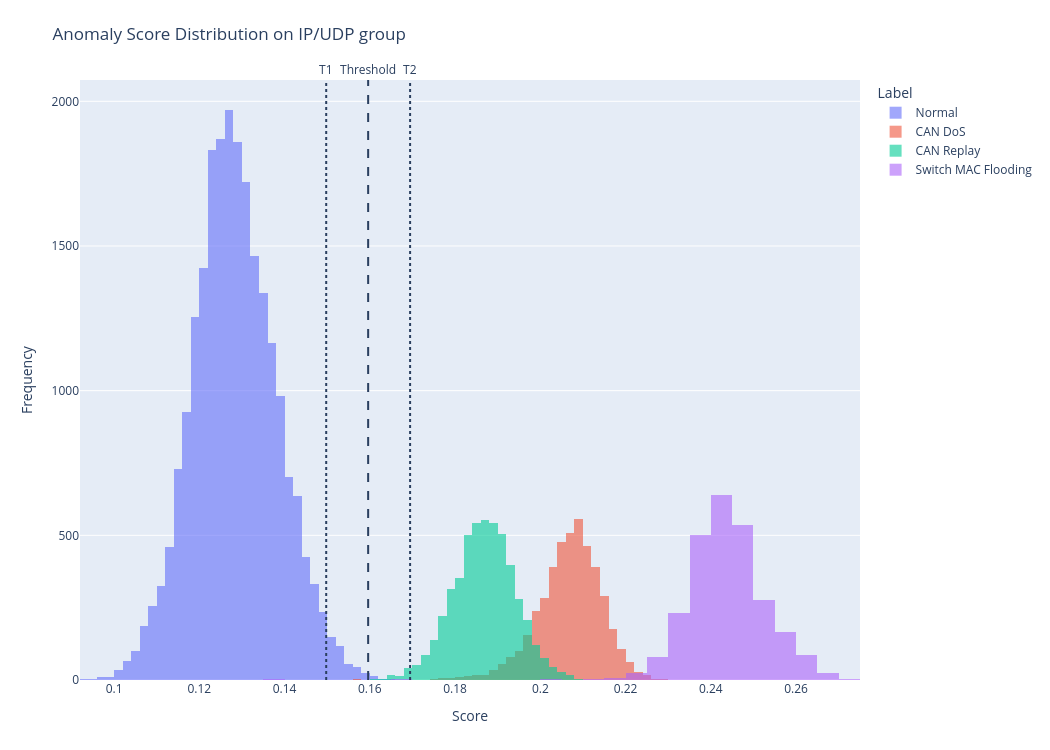

Here is the notebook cell this chart was saved with:
### Code cell
import plotly.graph_objects as go

fig = go.Figure()

fig.add_trace(go.Histogram(
    x=scores[y_true['label'] == 'Normal'],
    nbinsx=50,
    opacity=0.6,
    name='Normal'
))

fig.add_trace(go.Histogram(
    x=scores[y_true['label'] == 'CAN DoS'],
    nbinsx=50,
    opacity=0.6,
    name='CAN DoS'
))

fig.add_trace(go.Histogram(
    x=scores[y_true['label'] == 'CAN Replay'],
    nbinsx=50,
    opacity=0.6,
    name='CAN Replay'
))

fig.add_trace(go.Histogram(
    x=scores[y_true['label'] == 'Switch MAC Flooding'],
    nbinsx=50,
    opacity=0.6,
    name='Switch MAC Flooding'
))

# Vertical lines (thresholds)
fig.add_vline(
    x=threshold,
    line_dash="dash",
    annotation_text="Threshold",
    annotation_position="top"
)

fig.add_vline(
    x=tau1,
    line_dash="dot",
    annotation_text="T1",
    annotation_position="top"
)

fig.add_vline(
    x=tau2,
    line_dash="dot",
    annotation_text="T2",
    annotation_position="top"
)

fig.update_layout(
    title="Anomaly Score Distribution on IP/UDP group",
    xaxis_title="Score",
    yaxis_title="Frequency",
    barmode="overlay",   # equivalent to overlapping histograms
    legend_title="Label"
)
fig.update_layout(
    width=1050,   # pixels
    height=750,   # pixels
    margin=dict(l=80, r=40, t=80, b=70),
)

fig.show()

### Figure 1 — Plotly figure (JSON) as saved in the notebook; plotly's stock layout.template omitted (floating-point values rounded to 4 significant figures; data arrays with more than 128 entries replaced by an {"elided": "..."} marker saying what was removed)
{"data": [{"name": "Normal", "nbinsx": 50, "opacity": 0.6, "type": "histogram", "x": {"elided": "22732 float values"}}, {"name": "CAN DoS", "nbinsx": 50, "opacity": 0.6, "type": "histogram", "x": {"elided": "4513 float values"}}, {"name": "CAN Replay", "nbinsx": 50, "opacity": 0.6, "type": "histogram", "x": {"elided": "5076 float values"}}, {"name": "Switch MAC Flooding", "nbinsx": 50, "opacity": 0.6, "type": "histogram", "x": {"elided": "2578 float values"}}], "layout": {"annotations": [{"showarrow": false, "text": "Threshold", "x": 0.1596, "xanchor": "center", "xref": "x", "y": 1, "yanchor": "bottom", "yref": "y domain"}, {"showarrow": false, "text": "T1", "x": 0.1498, "xanchor": "center", "xref": "x", "y": 1, "yanchor": "bottom", "yref": "y domain"}, {"showarrow": false, "text": "T2", "x": 0.1694, "xanchor": "center", "xref": "x", "y": 1, "yanchor": "bottom", "yref": "y domain"}], "barmode": "overlay", "height": 750, "legend": {"title": {"text": "Label"}}, "margin": {"b": 70, "l": 80, "r": 40, "t": 80}, "shapes": [{"line": {"dash": "dash"}, "type": "line", "x0": 0.1596, "x1": 0.1596, "xref": "x", "y0": 0, "y1": 1, "yref": "y domain"}, {"line": {"dash": "dot"}, "type": "line", "x0": 0.1498, "x1": 0.1498, "xref": "x", "y0": 0, "y1": 1, "yref": "y domain"}, {"line": {"dash": "dot"}, "type": "line", "x0": 0.1694, "x1": 0.1694, "xref": "x", "y0": 0, "y1": 1, "yref": "y domain"}], "title": {"text": "Anomaly Score Distribution on IP/UDP group"}, "width": 1050, "xaxis": {"title": {"text": "Score"}}, "yaxis": {"title": {"text": "Frequency"}}}}
